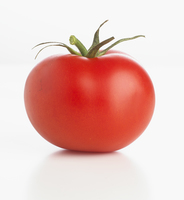
#> input picture src/topic_opencv/src/scritp/images/tomato.jpg, 184 x 200 px
$ python contours_detection.py   (older library calls are emulated)
#> lines starting #> are read from the running program, lines starting #| are printed output that depends on the picture; after the words box and inside, x2 and y2 are one past the last pixel; in counts of white or black regions, pixels touching at a corner belong together
#!/usr/bin/env python
import numpy as np
import cv2

def read_rgb_image(image_name,show):
    rgb_image=cv2.imread(image_name)
    if show:
        cv2.imshow("RGB Image",rgb_image)
    return rgb_image
def convert_rgb_to_gray(rgb_image,show):
    gray_image=cv2.cvtColor(rgb_image,cv2.COLOR_BGR2GRAY)
    if show:
        cv2.imshow("Gray Image",gray_image)
    return gray_image
def convert_gray_to_binary(gray_image,adaptive,show):
    if adaptive:
        binary_image=cv2.adaptiveThreshold(gray_image,
                        255,
                        cv2.ADAPTIVE_THRESH_GAUSSIAN_C,
                        cv2.THRESH_BINARY_INV,
                        5,
                        2)
    else:
        _,binary_image=cv2.threshold(gray_image,
                        177,
                        255,
                        cv2.THRESH_BINARY_INV)
    if show:
        cv2.imshow("Binary Image",binary_image)
    return binary_image
def getContours(binary_image):
    _,contours,hierarchy=cv2.findContours(binary_image,
                                        cv2.RETR_TREE,
                                        cv2.CHAIN_APPROX_SIMPLE)
    return contours
def draw_contours(image,contours,image_name):
    index=-1#means all contours
    thickness=2#thickess of the contour line
    color=(255,0,255)#color of the contour line
    cv2.drawContours(image,contours,index,color,thickness)
    cv2.imshow(image_name,image)
def main():
    image_name="images/tomato.jpg"
    rgb_image=read_rgb_image(image_name,True)
#> in read_rgb_image, rgb_image is the input picture: shape (200, 184, 3); mean B, G, R 186.3, 191.5, 231.9
    gray_image=convert_rgb_to_gray(rgb_image,True)
#> in convert_rgb_to_gray, `gray_image=cv2.cvtColor(rgb_image,cv2.COLOR_BGR2GRAY)`:
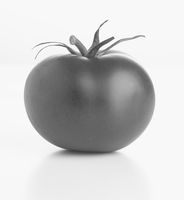
#> gray_image: shape (200, 184); min 61, max 255, mean 203
    binary_image=convert_gray_to_binary(gray_image,True,True)
#> in convert_gray_to_binary, `binary_image=cv2.adaptiveThreshold(gray_image, 255, cv2.ADAPTIVE_THRES..`:
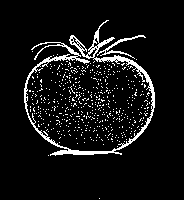
#> binary_image: shape (200, 184); 7.6% white in thin lines or dots, all inside (x1, y1, x2, y2) = (24, 20, 155, 199)
    contours=getContours(binary_image)
#> in getContours, `_,contours,hierarchy=cv2.findContours(binary_image, cv2.RETR_TREE, cv2..`: contours = 538 contours, 534 with area under 20; largest, box (x1, y1, x2, y2) and area: (24, 20, 155, 156) 1278, (97, 35, 146, 59) 90, (87, 47, 98, 58) 38, (93, 37, 100, 48) 31
    draw_contours(rgb_image,contours,"RGB Contours")
#> in draw_contours, `cv2.drawContours(image,contours,index,color,thickness)`:
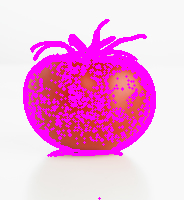
#> image: shape (200, 184, 3); mean B, G, R 219.9, 170.2, 242.2
    cv2.waitKey(0)
    cv2.destroyAllWindows()
if __name__=="__main__":
    main()

$ run again, with src/topic_opencv/src/scritp/images/chess.jpg copied over src/topic_opencv/src/scritp/images/tomato.jpg
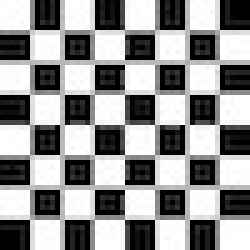
#> input picture src/topic_opencv/src/scritp/images/chess.jpg, 50 x 50 px (shown 5 times larger)
#> in read_rgb_image, rgb_image is the input picture: shape (50, 50, 3); min 0, max 255, mean 145.1
#> in convert_gray_to_binary, `binary_image=cv2.adaptiveThreshold(gray_image, 255, cv2.ADAPTIVE_THRES..`:
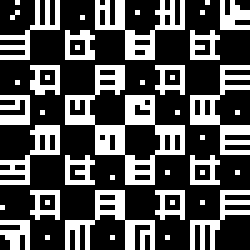
#> binary_image: shape (50, 50) (shown 5 times larger); 32% white in thin lines or dots
#> in getContours, `_,contours,hierarchy=cv2.findContours(binary_image, cv2.RETR_TREE, cv2..`: contours = 75 contours, 67 with area under 20; largest, box (x1, y1, x2, y2) and area: (13, 13, 37, 37) 190, (24, 24, 33, 33) 53, (19, 0, 37, 12) 46, (13, 38, 31, 50) 34, (38, 13, 50, 31) 32, (0, 25, 12, 37) 30, (6, 13, 12, 19) 20, (13, 6, 19, 12) 20
#> in draw_contours, `cv2.drawContours(image,contours,index,color,thickness)`:
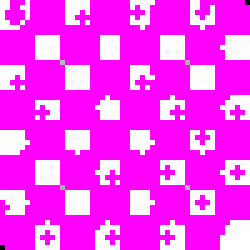
#> image: shape (50, 50, 3) (shown 5 times larger); mean B, G, R 254.2, 67.9, 254.2
